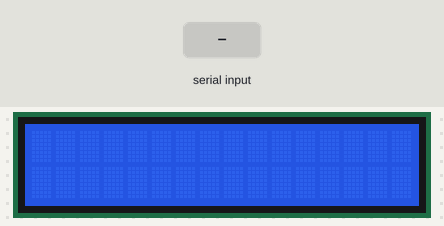
The sketch below on a simulated Arduino Uno, built with avr-gcc and run on an emulated ATmega328P. Shown: 16×2 character LCD. Inputs (shaded band) come from the test bench. What the sketch prints to the serial monitor is not drawn.

Above: at 1.2 s.
1.3 s: "90,45\n" received over Serial
At 1.8 s:
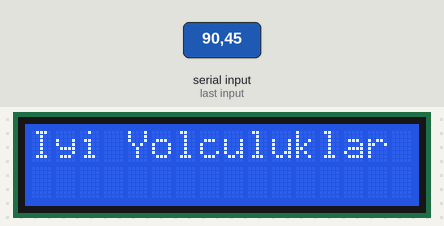
2.8 s: "1\n" received over Serial
At 4.0 s:
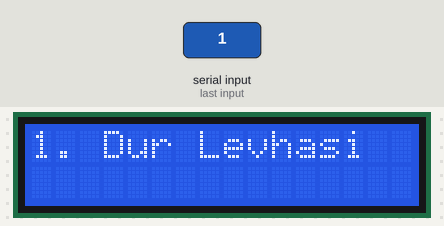
4.3 s: "2\n" received over Serial
At 5.3 s:
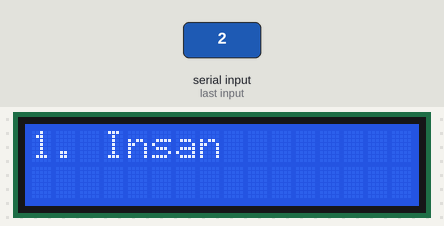
5.8 s: "3\n" received over Serial
At 6.4 s:
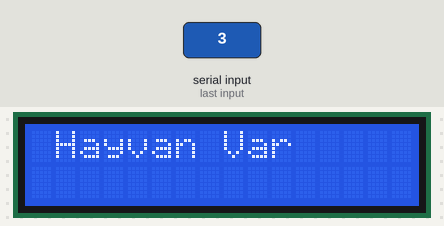
7.3 s: "4\n" received over Serial
At 7.6 s:
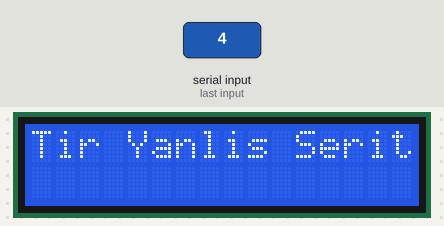
8.8 s: "5\n" received over Serial
At 9.9 s:
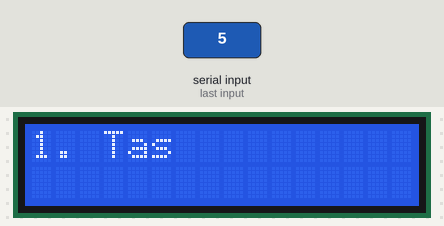
Timing chart, 0 to 11.3 s (numbered marks = the images above; inputs shaded):
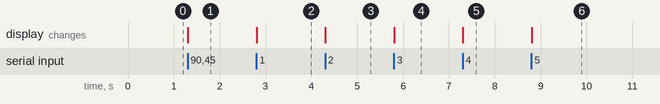

The sketch:

lcd_arduino.ino
```cpp
#include <LiquidCrystal.h>
const int rs = 12, en = 11, d4 = 5, d5 = 4, d6 = 3, d7 = 2;
LiquidCrystal lcd(rs, en, d4, d5, d6, d7);

int x;

void setup() {
 Serial.begin(115200);
 Serial.setTimeout(1);
 lcd.begin(16, 2);
  // Print a message to the LCD.
}

void loop() {
 while (!Serial.available());
 x = Serial.readString().toInt();
 Serial.print(x + 1);
 lcd.setCursor(0, 1);
 // print the number of seconds since reset:
 lcd.clear();
 if (x == 1) {
   lcd.print("1. Dur Levhasi");
 }else if (x == 2){
   lcd.print("1. Insan");
 }else if (x == 3){
   lcd.print(" Hayvan Var");
 }else if (x == 4){
   lcd.print("Tir Yanlis Serit");
 }else if (x == 5){
   lcd.print("1. Tas");
 }else if (x == 6) {
   lcd.print("2. Dur Levhasi");
 }else if (x == 7){
   lcd.print("2. Insan");
 }else if (x == 8){
   lcd.print("2. Hayvan");
 }else if (x == 9){
   lcd.print("2. Tir");
 }else if (x == 10){
   lcd.print("2. Tas");
 }
 else{
   lcd.print("Iyi Yolculuklar");
 }
}
```

Measured:
- after the input at 1.3 s, the display: changes at once (image 1)
- after the input at 2.8 s, the display: changes at once (image 2)
- after the input at 4.3 s, the display: changes at once (image 3)
- after the input at 5.8 s, the display: changes at once (image 4)
- after the input at 7.3 s, the display: changes at once (image 5)
- after the input at 8.8 s, the display: changes at once (image 6)
